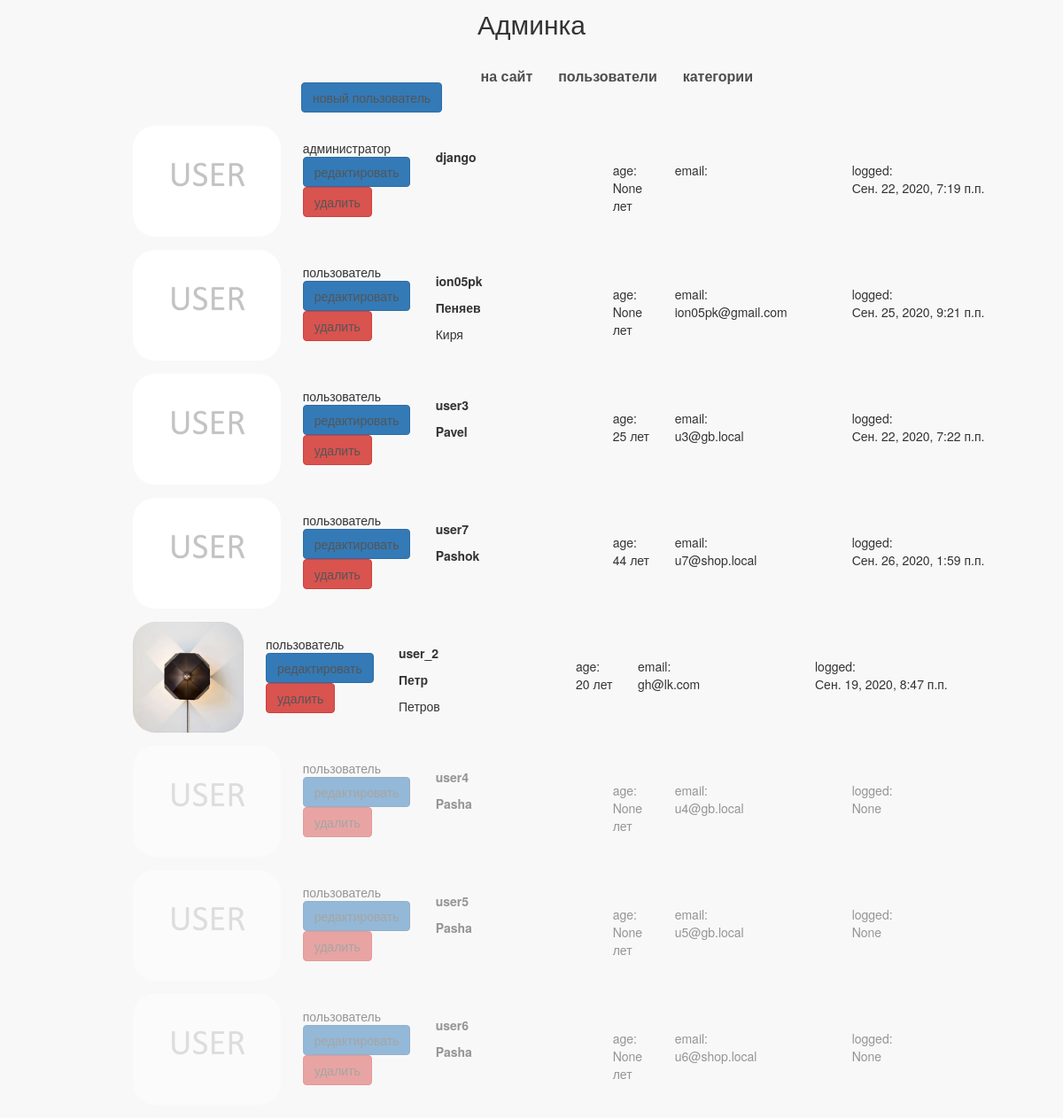
/my/admin/ (signed in), run on an earlier commit of the app's database.
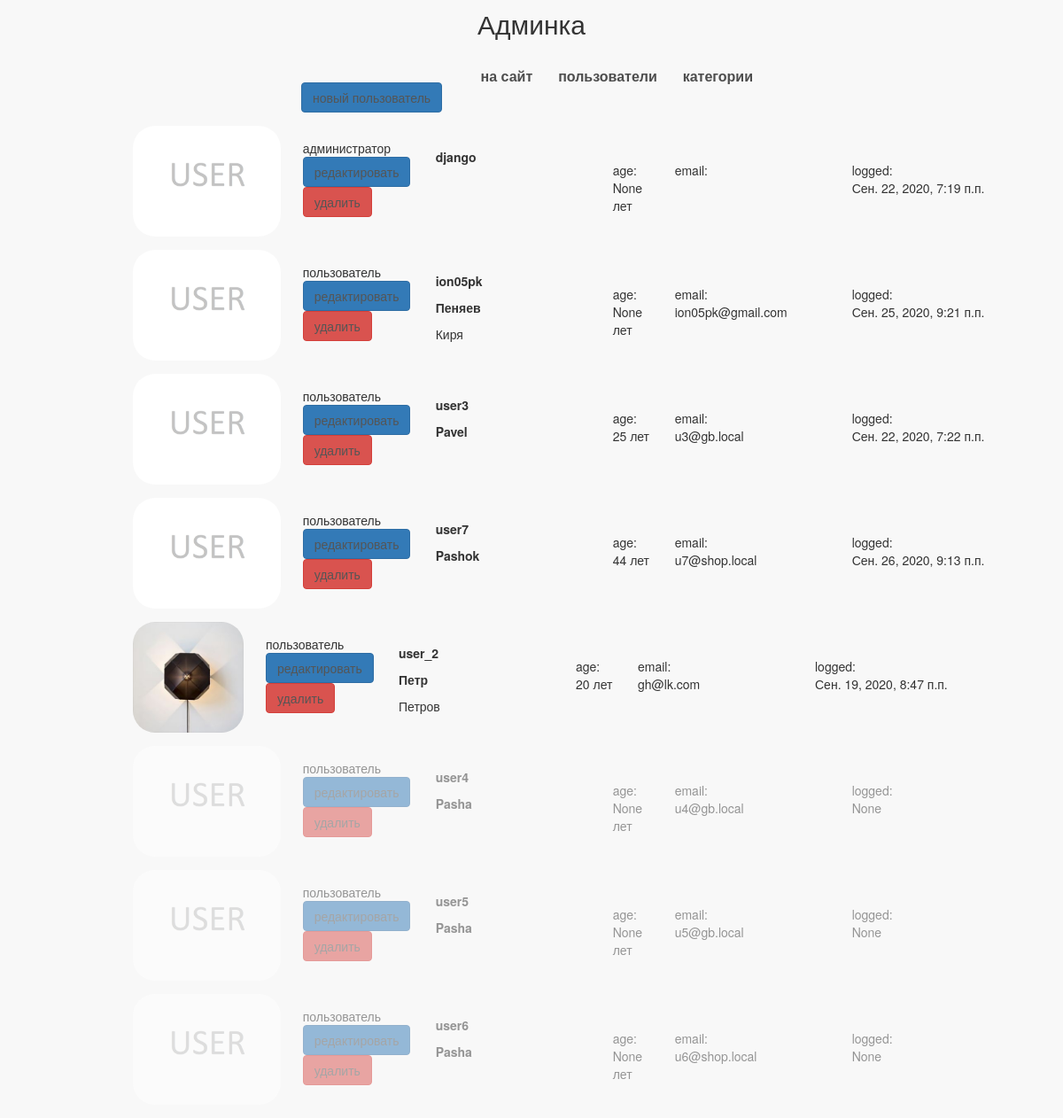
And on a later commit of the database.
### authapp/models.py (models this page shows, shortened)
class ShopClient(AbstractUser):
    avatar = models.ImageField(upload_to='users_avatars', blank=True)
    age = models.PositiveIntegerField(verbose_name='возраст', null=True)
    activation_key = models.CharField(max_length=128, blank=True)
    activation_key_expires = models.DateTimeField(default=get_activation_key_expires)
    class Meta:
        ordering = ['-is_active', '-is_superuser', '-is_staff', 'username']

### adminapp/views.py (the view)
# urls.py: path('', adminapp.UserList.as_view(), name='index'),
class UserList(OnlySuperUserMixin, PageTitleMixin, ListView):
    model = get_user_model()
    page_title = 'админка/пользователи'

### adminapp/views.py (called while the page is built)
    @method_decorator(user_passes_test(lambda x: x.is_superuser))
    def dispatch(self, request, *args, **kwargs):
        return super().dispatch(request, *args, **kwargs)

    def get_context_data(self, *, object_list=None, **kwargs):
        data = super().get_context_data(object_list=None, **kwargs)
        if hasattr(self, 'page_title'):
            data['page_title'] = self.page_title
        return data

### mainapp/context_processors.py (called while the page is built)
def catalog_menu(request):
    return {'catalog_menu': ProductCategory.objects.filter(is_active=True)}

### mainapp/templatetags/my_tags.py (called while the page is built)
@register.filter(name='media_folder_users')
def media_folder_users(string):
    if not string:
        string = 'users_avatars/default.jpg'
    return f'{settings.MEDIA_URL}{string}'

### adminapp/templates/authapp/shopclient_list.html
{% extends 'adminapp/common.html' %}
{% load static %}
{% load my_tags %}
{% block content %}
    <div class="users_list">
        <a href="{% url 'my_admin:user_create' %}" class="btn btn-primary new_user">
            новый пользователь
        </a>
        {% for shop_user in object_list %}
            <div class="user_record {% if not shop_user.is_active %}not_active{% endif %}">
                <img src="{{ shop_user.avatar|media_folder_users }}" alt="{{ shop_user.username }}">
                <div class="user_role">
                    {% if shop_user.is_superuser %}администратор{% else %}пользователь{% endif %}
                    <a href="{% url 'my_admin:user_update' pk=shop_user.pk %}" class="btn btn-primary">
                        редактировать
                    </a>
                    <a href="{% url 'my_admin:user_delete' pk=shop_user.pk %}" class="btn btn-danger">
                        удалить
                    </a>
                </div>
                <div class="user_name">
                    <p><strong>{{ shop_user.username }}</strong></p>
                    <p>
                        {% if shop_user.first_name %}
                            <b>{{ shop_user.first_name|title }}</b>
                            {% if shop_user.last_name %}
                                <p>{{ shop_user.last_name|title }}</p>
                            {% endif %}
                        {% endif %}
                    </p>
                </div>
                <div class="user_age">
                    age:<br>
                    {{ shop_user.age }} лет
                </div>
                <div class="user_email">
                    email:<br>
                    {{ shop_user.email }}
                </div>
                <div class="user_lastlogin">
                    logged:<br>
                    {{ shop_user.last_login }}
                </div>
            </div>
        {% endfor %}
    </div>
{% endblock %}

What changed in the data, as far as the page shows it:
changed ShopClient "user7": last_login "Сен. 26, 2020, 1:59 п.п." → "Сен. 26, 2020, 9:13 п.п."
